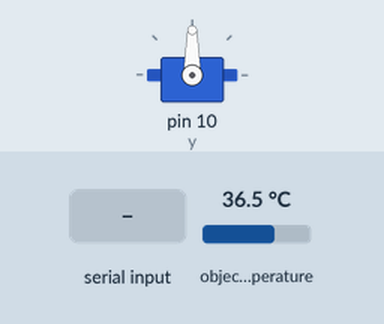
This sketch was run on a simulated Arduino Uno, built with avr-gcc and run on an emulated ATmega328P. Shown: servo. Inputs (shaded band) come from the test bench; at power-on: object temperature 36.5 °C. What the sketch prints to the serial monitor is not drawn.

Above: at 1.2 s.
1.3 s: "90,45\n" received over Serial
At 1.7 s:
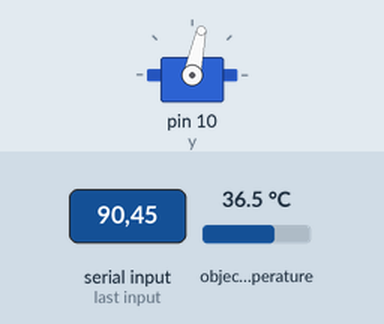
2.8 s: "30,150\n" received over Serial
At 4.0 s:
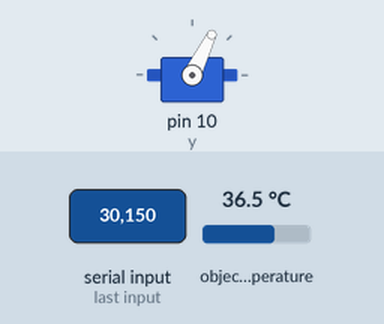
4.3 s: "90\n" received over Serial
At 5.0 s:
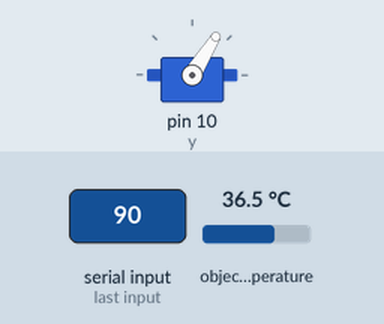
Timing chart, 0 to 7.3 s (numbered marks = the images above; inputs shaded):
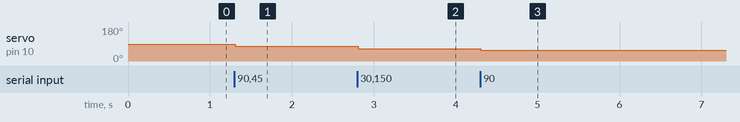

Measured:
- after the input at 1.3 s, servo on pin 10 (y): 90° → 78° at once
- after the input at 2.8 s, servo on pin 10 (y): 78° → 64° at once
- after the input at 4.3 s, servo on pin 10 (y): 64° → 58° at once

The sketch:

temperature_sensor.ino
```cpp
#include <Wire.h>
#include <Servo.h>
#include <Adafruit_MLX90614.h>

Adafruit_MLX90614 mlx = Adafruit_MLX90614();
Servo y;
int width = 1280, height = 720;  // total resolution of the video
int ypos = 90;

void setup() {
  Serial.begin(9600);
//  Serial.begin(11520);

  y.attach(10);
  y.write(ypos);

  Serial.println("Adafruit MLX90614 test");
  mlx.begin();
}
const int angle = 2;   // degree of increment or decrement

void loop() {
  if (Serial.available() > 0) {
      int y_mid;

      if (Serial.read() == 'Y')
        y_mid = Serial.parseInt();

      if (y_mid < height / 2 + 100)
        ypos += angle;
        ypos += 20;
      if (y_mid > height / 2 - 100)
        ypos -= angle;
        ypos -= 20;

      if (ypos >= 180)
        ypos = 180;
      else if (ypos <= 0)
        ypos = 0;

      y.write(ypos);

      Serial.print(mlx.readObjectTempC());
  }
}
```
